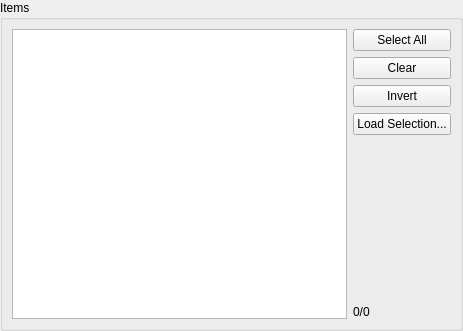
<?xml version="1.0" encoding="UTF-8"?>
<ui version="4.0">
 <class>Form</class>
 <widget class="QWidget" name="Form">
  <property name="geometry">
   <rect>
    <x>0</x>
    <y>0</y>
    <width>463</width>
    <height>331</height>
   </rect>
  </property>
  <property name="windowTitle">
   <string>Form</string>
  </property>
  <layout class="QVBoxLayout" name="verticalLayout">
   <property name="spacing">
    <number>0</number>
   </property>
   <property name="margin">
    <number>0</number>
   </property>
   <item>
    <widget class="QGroupBox" name="groupBox">
     <property name="title">
      <string>Items</string>
     </property>
     <layout class="QGridLayout" name="gridLayout">
      <item row="0" column="0" rowspan="2">
       <widget class="QTableView" name="itemsTable">
        <property name="sizePolicy">
         <sizepolicy hsizetype="Expanding" vsizetype="Expanding">
          <horstretch>0</horstretch>
          <verstretch>0</verstretch>
         </sizepolicy>
        </property>
        <property name="editTriggers">
         <set>QAbstractItemView::NoEditTriggers</set>
        </property>
        <property name="selectionBehavior">
         <enum>QAbstractItemView::SelectRows</enum>
        </property>
        <attribute name="horizontalHeaderVisible">
         <bool>false</bool>
        </attribute>
        <attribute name="horizontalHeaderStretchLastSection">
         <bool>true</bool>
        </attribute>
        <attribute name="verticalHeaderVisible">
         <bool>false</bool>
        </attribute>
        <attribute name="verticalHeaderVisible">
         <bool>false</bool>
        </attribute>
        <attribute name="horizontalHeaderStretchLastSection">
         <bool>true</bool>
        </attribute>
        <attribute name="horizontalHeaderVisible">
         <bool>false</bool>
        </attribute>
       </widget>
      </item>
      <item row="0" column="1">
       <layout class="QVBoxLayout" name="buttonsLayout">
        <item>
         <widget class="QPushButton" name="btnSelectAll">
          <property name="text">
           <string>Select All</string>
          </property>
         </widget>
        </item>
        <item>
         <widget class="QPushButton" name="btnSelectNone">
          <property name="text">
           <string>Clear</string>
          </property>
         </widget>
        </item>
        <item>
         <widget class="QPushButton" name="btnInvert">
          <property name="text">
           <string>Invert</string>
          </property>
         </widget>
        </item>
        <item>
         <widget class="QPushButton" name="btnLoadSel">
          <property name="text">
           <string>Load Selection...</string>
          </property>
         </widget>
        </item>
        <item>
         <spacer name="verticalSpacer">
          <property name="orientation">
           <enum>Qt::Vertical</enum>
          </property>
          <property name="sizeHint" stdset="0">
           <size>
            <width>20</width>
            <height>46</height>
           </size>
          </property>
         </spacer>
        </item>
       </layout>
      </item>
      <item row="1" column="1">
       <widget class="QLabel" name="countLabel">
        <property name="text">
         <string>0/0</string>
        </property>
       </widget>
      </item>
     </layout>
    </widget>
   </item>
  </layout>
 </widget>
 <resources/>
 <connections>
  <connection>
   <sender>btnSelectAll</sender>
   <signal>clicked()</signal>
   <receiver>itemsTable</receiver>
   <slot>selectAll()</slot>
   <hints>
    <hint type="sourcelabel">
     <x>392</x>
     <y>35</y>
    </hint>
    <hint type="destinationlabel">
     <x>292</x>
     <y>54</y>
    </hint>
   </hints>
  </connection>
  <connection>
   <sender>btnSelectNone</sender>
   <signal>clicked()</signal>
   <receiver>itemsTable</receiver>
   <slot>clearSelection()</slot>
   <hints>
    <hint type="sourcelabel">
     <x>387</x>
     <y>71</y>
    </hint>
    <hint type="destinationlabel">
     <x>293</x>
     <y>80</y>
    </hint>
   </hints>
  </connection>
  <connection>
   <sender>btnInvert</sender>
   <signal>clicked()</signal>
   <receiver>Form</receiver>
   <slot>invertSelection()</slot>
   <hints>
    <hint type="sourcelabel">
     <x>423</x>
     <y>104</y>
    </hint>
    <hint type="destinationlabel">
     <x>555</x>
     <y>99</y>
    </hint>
   </hints>
  </connection>
 </connections>
 <slots>
  <slot>invertSelection()</slot>
  <slot>loadSelection()</slot>
 </slots>
</ui>
